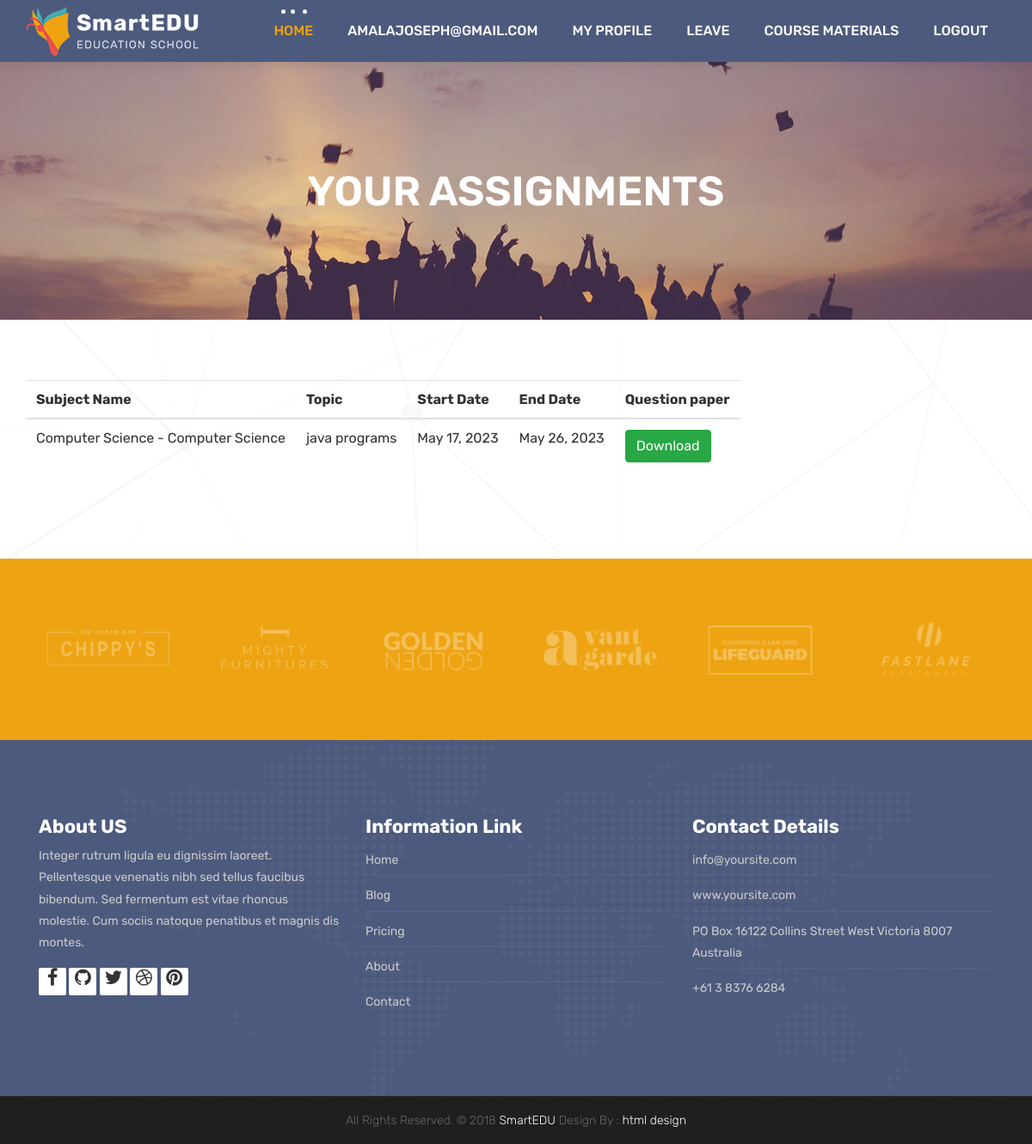
/Assgnmnt_View/ (signed in), run on the app's committed database.
### Teacher/models.py (models this page shows)
class tbl_Assignment(models.Model):
    assignment_id = models.AutoField(primary_key=True)
    Course_name = models.ForeignKey(Course,on_delete=models.CASCADE)
    subject_name = models.ForeignKey(Subject,on_delete=models.CASCADE)
    topic = models.CharField(max_length=100, blank=True, null=True)
    start_date =  models.DateField(auto_now_add=False)
    submission_date =  models.DateField(auto_now_add=False)
    qpaper = models.FileField(upload_to='Assignment/subject', null=True)

### Schoolapp/models.py (models this page shows)
class Subject(models.Model):
    subject_id = models.AutoField(primary_key=True)
    subject_name = models.CharField(max_length=100, blank=True, null=True)
    Course_name = models.ForeignKey(Course, on_delete=models.CASCADE)
    def __str__(self):
        return f"{self.subject_name} - {self.Course_name}"

class Course(models.Model):
        course_id = models.AutoField(primary_key=True,null=False)
        Course_name = models.CharField(max_length=100,blank=True, null=True)
        Course_img = models.ImageField(upload_to='course/subject', null=True)
        Description = models.CharField(max_length=100, blank=True, null=True)
        def __str__(self):
            return self.Course_name

### Schoolapp/views.py (the view)
# urls.py: path('Assgnmnt_View/', views.Assgnmnt_View, name='Assgnmnt_View'),
def Assgnmnt_View(request):
    if 'email' in request.session:
        email=request.session['email']
        data=tbl_Assignment.objects.all()
        context = {
            'data': data,
            'email':email
        }
        return render(request, 'Student/view_assignment.html', context)
    else:
        return redirect(Home)

### templates/Student/view_assignment.html (shortened to what this page needs)
{% extends 'index/base_student.html' %}
{% load static %}
{% block content %}
	<div class="all-title-box">
		<div class="container text-center">
			<h1>YOUR ASSIGNMENTS</h1>
		</div>
	</div>
    <div id="contact" class="section wb">
        <div class="container">
            <div class="row">
                <div class="col-xl-12  col-md-12 col-sm-12">
                  <div class="justify-content-centre align-items-centre d-flex">
                      <div class="contact_form1">
                        <form id="leaveApply" class="" action="{% url 'leaveApply' %}"  method="post" name="leaveApply">
                            <div class="row row-fluid">
                              {% if data %}
                                        <table class="table table-hover">
                                            <thead>
                                                <tr>
                                                    <th scope="col">Subject Name </th>
                                                    <th scope="col">Topic</th>
                                                    <th scope="col">Start Date</th>
                                                    <th scope="col">End Date</th>
                                                    <th scope="col">Question paper</th>
                                                </tr>
                                            </thead>
                                            <tbody>
                                                {% for d in data %}
                                                <tr>
                                                    <td>{{d.subject_name}}</td>
                                                    <td>{{d.topic}}</td>
                                                    <td>{{d.start_date}}</td>
                                                    <td>{{d.submission_date}}</td>
                                                     <td ><a class="btn btn-success"  href="{% url 'download_pdf' d.assignment_id %}">Download</a></td>
                                                </tr>
                                                {% endfor %}
                                            </tbody>
                                        </table>
                                        {% else %}
                                        <h4>Currently You have no Assignments Scheduled</h4>
                                        {% endif %}
                            </div>
                        </form>
                    </div>
                  </div>
                </div>
            </div>
        </div>
    </div>
	<div class="parallax section dbcolor">
        <div class="container">
            <div class="row logos">
                <div class="col-md-2 col-sm-2 col-xs-6 wow fadeInUp">
                    <a href="#"><img src="{% static 'images/logo_01.png' %}" alt="" class="img-repsonsive"></a>
                </div>
                <div class="col-md-2 col-sm-2 col-xs-6 wow fadeInUp">
                    <a href="#"><img src="{% static 'images/logo_02.png' %}" alt="" class="img-repsonsive"></a>
                </div>
                <div class="col-md-2 col-sm-2 col-xs-6 wow fadeInUp">
                    <a href="#"><img src="{% static 'images/logo_03.png' %}" alt="" class="img-repsonsive"></a>
                </div>
                <div class="col-md-2 col-sm-2 col-xs-6 wow fadeInUp">
                    <a href="#"><img src="{% static 'images/logo_04.png' %}" alt="" class="img-repsonsive"></a>
                </div>
                <div class="col-md-2 col-sm-2 col-xs-6 wow fadeInUp">
                    <a href="#"><img src="{% static 'images/logo_05.png' %}" alt="" class="img-repsonsive"></a>
                </div>
                <div class="col-md-2 col-sm-2 col-xs-6 wow fadeInUp">
                    <a href="#"><img src="{% static 'images/logo_06.png' %}" alt="" class="img-repsonsive"></a>
                </div>
            </div>
        </div>
    </div>
{% endblock %}

### static/css/style.css (style rules this page uses)
body { color: #333333; font-size: 14px; font-family: 'Rubik', sans-serif; line-height: 1.80857; }
html, body { height: 100%; }
a { color: #1f1f1f; text-decoration: none !important; outline: none !important; -webkit-transition: all .3s ease-in-out; -moz-transition: all .3s ease-in-out; -ms-transition: all .3s ease-in-out; -o-transition: all .3s ease-in-out; transition: all .3s ease-in-out; }
h1, h2, h3, h4, h5, h6 { letter-spacing: 0; font-weight: normal; position: relative; padding: 0 0 10px 0; font-weight: normal; line-height: 120% !important; color: #1f1f1f; margin: 0 }
h1 { font-size: 24px }
a { color: #1f1f1f; text-decoration: none; outline: none; }
a, .btn { text-decoration: none !important; outline: none !important; -webkit-transition: all .3s ease-in-out; -moz-transition: all .3s ease-in-out; -ms-transition: all .3s ease-in-out; -o-transition: all .3s ease-in-out; transition: all .3s ease-in-out; }
.dbcolor { background: #eea412; }
.parallax { background-attachment: fixed; background-size: cover; padding: 120px 0; position: relative; width: 100%; }
.section { display: block; position: relative; overflow: hidden; padding: 70px 0; }
.section.wb { background-color: #ffffff; }
.logos img { margin: auto; display: block; text-align: center; width: 100%; opacity: 0.3; }
#contact { background: url(images/bg.png) no-repeat center center #fff; }
.all-title-box { background: url(../images/banner.jpg)no-repeat; -webkit-background-size: cover; -moz-background-size: cover; -o-background-size: cover; background-size: cover; background-position: center; min-height: 300px; }
.all-title-box h1 { color: #ffffff; font-weight: 600; text-transform: capitalize; padding-top: 11%; font-size: 48px; line-height: 0px; }

### static/css/pr_loading.css (style rules this page uses)
* { -khtml-box-sizing: border-box; -ms-box-sizing: border-box; box-sizing: border-box; }

### data on the page
tbl_Assignment: subject_name "Computer Science - Computer Science", topic "java programs", start_date "May 17, 2023", submission_date "May 26, 2023"

### other printed values
{{ email }} "AMALAJOSEPH@GMAIL.COM"
